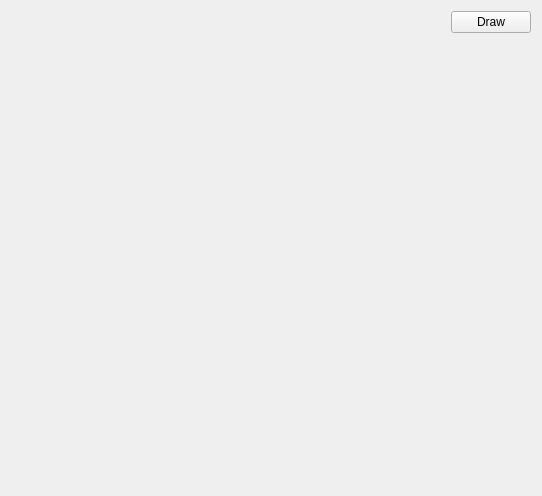
<?xml version="1.0" encoding="UTF-8"?>
<ui version="4.0">
 <class>Form</class>
 <widget class="QWidget" name="Form">
  <property name="geometry">
   <rect>
    <x>0</x>
    <y>0</y>
    <width>542</width>
    <height>496</height>
   </rect>
  </property>
  <property name="windowTitle">
   <string>Git и желтые окружности</string>
  </property>
  <layout class="QVBoxLayout" name="verticalLayout">
   <item>
    <layout class="QHBoxLayout" name="horizontalLayout">
     <item>
      <spacer name="horizontalSpacer">
       <property name="orientation">
        <enum>Qt::Horizontal</enum>
       </property>
       <property name="sizeHint" stdset="0">
        <size>
         <width>40</width>
         <height>20</height>
        </size>
       </property>
      </spacer>
     </item>
     <item>
      <widget class="QPushButton" name="btn">
       <property name="text">
        <string>Draw</string>
       </property>
      </widget>
     </item>
    </layout>
   </item>
   <item>
    <widget class="QLabel" name="canvas">
     <property name="sizePolicy">
      <sizepolicy hsizetype="Expanding" vsizetype="Expanding">
       <horstretch>0</horstretch>
       <verstretch>0</verstretch>
      </sizepolicy>
     </property>
     <property name="text">
      <string/>
     </property>
    </widget>
   </item>
  </layout>
 </widget>
 <resources/>
 <connections/>
</ui>
